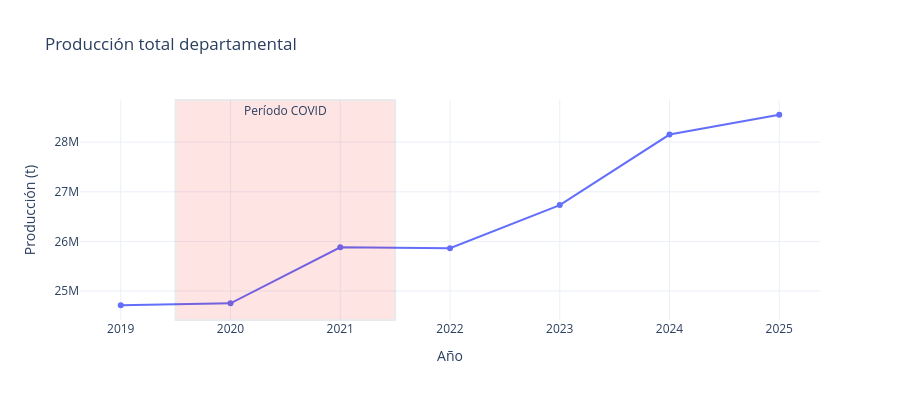
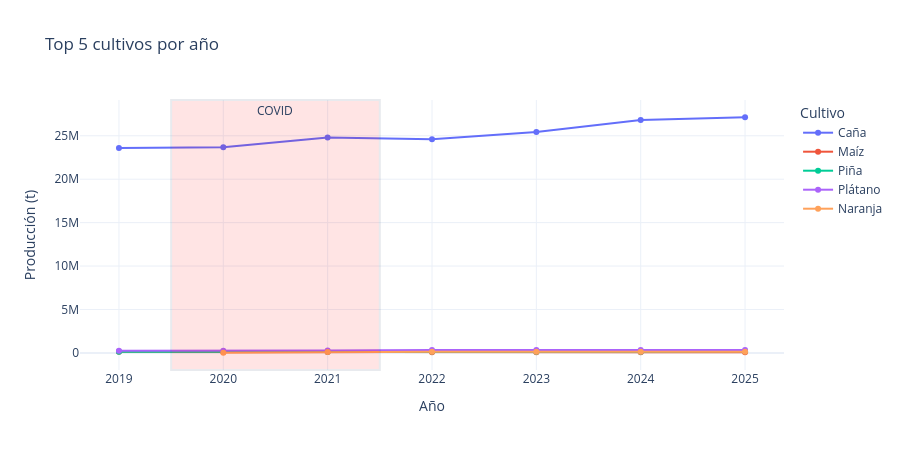

Source (notebook cell) for these figures, in order:
### Markdown cell above
## Paso 6 — Choque 2020-2021: agregado y por cultivo top

### Code cell
# ===== Celda 6: choque =====
prod_anual = (df.groupby(col_ano)[col_prod].sum()
                .reset_index()
                .rename(columns={col_ano: 'anio', col_prod: 'produccion_total'}))
prod_anual['var_pct'] = prod_anual['produccion_total'].pct_change() * 100
display(prod_anual)

fig = px.line(prod_anual, x='anio', y='produccion_total', markers=True,
              title='Producción total departamental',
              labels={'produccion_total': 'Producción (t)', 'anio': 'Año'})
fig.add_vrect(x0=2019.5, x1=2021.5, fillcolor='red', opacity=0.1,
              annotation_text='Período COVID', annotation_position='top')
fig.update_layout(template='plotly_white', height=400)
fig.show()

top_cultivos = df.groupby(col_cult)[col_prod].sum().nlargest(5).index
df_top = df[df[col_cult].isin(top_cultivos)]
agg_top = df_top.groupby([col_ano, col_cult])[col_prod].sum().reset_index()

fig = px.line(agg_top, x=col_ano, y=col_prod, color=col_cult, markers=True,
              title='Top 5 cultivos por año',
              labels={col_prod: 'Producción (t)'})
fig.add_vrect(x0=2019.5, x1=2021.5, fillcolor='red', opacity=0.1,
              annotation_text='COVID', annotation_position='top')
fig.update_layout(template='plotly_white', height=450)
fig.show()

### Figure 1 — Plotly figure (JSON) as saved in the notebook; plotly's stock layout.template omitted (floating-point values rounded to 4 significant figures)
{"data": [{"hovertemplate": "Año=%{x}<br>Producción (t)=%{y}<extra></extra>", "legendgroup": "", "line": {"color": "#636efa", "dash": "solid"}, "marker": {"symbol": "circle"}, "mode": "lines+markers", "name": "", "orientation": "v", "showlegend": false, "type": "scatter", "x": [2019, 2020, 2021, 2022, 2023, 2024, 2025], "xaxis": "x", "y": [24710000.0, 24750000.0, 25880000.0, 25860000.0, 26730000.0, 28150000.0, 28550000.0], "yaxis": "y"}], "layout": {"annotations": [{"showarrow": false, "text": "Período COVID", "x": 2020.0, "xanchor": "center", "xref": "x", "y": 1, "yanchor": "top", "yref": "y domain"}], "height": 400, "legend": {"tracegroupgap": 0}, "shapes": [{"fillcolor": "red", "opacity": 0.1, "type": "rect", "x0": 2020.0, "x1": 2022.0, "xref": "x", "y0": 0, "y1": 1, "yref": "y domain"}], "title": {"text": "Producción total departamental"}, "xaxis": {"anchor": "y", "domain": [0, 1], "title": {"text": "Año"}}, "yaxis": {"anchor": "x", "domain": [0, 1], "title": {"text": "Producción (t)"}}}}

### Figure 2 — Plotly figure (JSON) as saved in the notebook; plotly's stock layout.template omitted (floating-point values rounded to 4 significant figures)
{"data": [{"hovertemplate": "Cultivo=Caña<br>Año=%{x}<br>Producción (t)=%{y}<extra></extra>", "legendgroup": "Caña", "line": {"color": "#636efa", "dash": "solid"}, "marker": {"symbol": "circle"}, "mode": "lines+markers", "name": "Caña", "orientation": "v", "showlegend": true, "type": "scatter", "x": [2019, 2020, 2021, 2022, 2023, 2024, 2025], "xaxis": "x", "y": [23590000.0, 23680000.0, 24790000.0, 24600000.0, 25430000.0, 26820000.0, 27130000.0], "yaxis": "y"}, {"hovertemplate": "Cultivo=Maíz<br>Año=%{x}<br>Producción (t)=%{y}<extra></extra>", "legendgroup": "Maíz", "line": {"color": "#EF553B", "dash": "solid"}, "marker": {"symbol": "circle"}, "mode": "lines+markers", "name": "Maíz", "orientation": "v", "showlegend": true, "type": "scatter", "x": [2019, 2020, 2021, 2022, 2023, 2024, 2025], "xaxis": "x", "y": [124500.0, 101900.0, 99800.0, 85730.0, 83090.0, 78730.0, 89180.0], "yaxis": "y"}, {"hovertemplate": "Cultivo=Piña<br>Año=%{x}<br>Producción (t)=%{y}<extra></extra>", "legendgroup": "Piña", "line": {"color": "#00cc96", "dash": "solid"}, "marker": {"symbol": "circle"}, "mode": "lines+markers", "name": "Piña", "orientation": "v", "showlegend": true, "type": "scatter", "x": [2019, 2020, 2021, 2022, 2023, 2024, 2025], "xaxis": "x", "y": [146800.0, 138700.0, 146400.0, 147200.0, 134600.0, 134200.0, 189700.0], "yaxis": "y"}, {"hovertemplate": "Cultivo=Plátano<br>Año=%{x}<br>Producción (t)=%{y}<extra></extra>", "legendgroup": "Plátano", "line": {"color": "#ab63fa", "dash": "solid"}, "marker": {"symbol": "circle"}, "mode": "lines+markers", "name": "Plátano", "orientation": "v", "showlegend": true, "type": "scatter", "x": [2019, 2020, 2021, 2022, 2023, 2024, 2025], "xaxis": "x", "y": [260300.0, 244400.0, 271000.0, 326000.0, 337600.0, 342200.0, 346200.0], "yaxis": "y"}, {"hovertemplate": "Cultivo=Naranja<br>Año=%{x}<br>Producción (t)=%{y}<extra></extra>", "legendgroup": "Naranja", "line": {"color": "#FFA15A", "dash": "solid"}, "marker": {"symbol": "circle"}, "mode": "lines+markers", "name": "Naranja", "orientation": "v", "showlegend": true, "type": "scatter", "x": [2020, 2021, 2022, 2023, 2024, 2025], "xaxis": "x", "y": [17640.0, 105100.0, 137100.0, 132700.0, 134500.0, 135300.0], "yaxis": "y"}], "layout": {"annotations": [{"showarrow": false, "text": "COVID", "x": 2020.0, "xanchor": "center", "xref": "x", "y": 1, "yanchor": "top", "yref": "y domain"}], "height": 450, "legend": {"title": {"text": "Cultivo"}, "tracegroupgap": 0}, "shapes": [{"fillcolor": "red", "opacity": 0.1, "type": "rect", "x0": 2020.0, "x1": 2022.0, "xref": "x", "y0": 0, "y1": 1, "yref": "y domain"}], "title": {"text": "Top 5 cultivos por año"}, "xaxis": {"anchor": "y", "domain": [0, 1], "title": {"text": "Año"}}, "yaxis": {"anchor": "x", "domain": [0, 1], "title": {"text": "Producción (t)"}}}}
